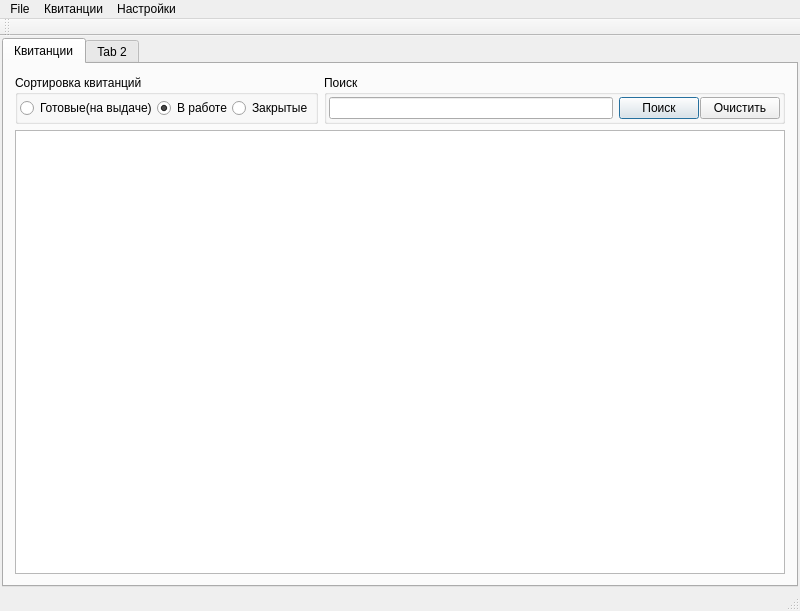
<?xml version="1.0" encoding="UTF-8"?>
<ui version="4.0">
 <class>MainWindow</class>
 <widget class="QMainWindow" name="MainWindow">
  <property name="geometry">
   <rect>
    <x>0</x>
    <y>0</y>
    <width>800</width>
    <height>611</height>
   </rect>
  </property>
  <property name="minimumSize">
   <size>
    <width>800</width>
    <height>600</height>
   </size>
  </property>
  <property name="windowTitle">
   <string>Service centre manager</string>
  </property>
  <widget class="QWidget" name="centralWidget">
   <layout class="QGridLayout" name="gridLayout">
    <property name="margin">
     <number>2</number>
    </property>
    <property name="spacing">
     <number>1</number>
    </property>
    <item row="0" column="0">
     <widget class="QTabWidget" name="tabWidget">
      <property name="currentIndex">
       <number>0</number>
      </property>
      <property name="movable">
       <bool>true</bool>
      </property>
      <widget class="QWidget" name="tab">
       <attribute name="title">
        <string>Квитанции</string>
       </attribute>
       <layout class="QGridLayout" name="gridLayout_4">
        <item row="0" column="0">
         <layout class="QHBoxLayout" name="horizontalLayout">
          <item>
           <widget class="QGroupBox" name="groupBoxSortReceipt">
            <property name="title">
             <string>Сортировка квитанций</string>
            </property>
            <layout class="QGridLayout" name="gridLayout_3">
             <property name="margin">
              <number>2</number>
             </property>
             <property name="spacing">
              <number>1</number>
             </property>
             <item row="0" column="0">
              <layout class="QHBoxLayout" name="horizontalLayout_4">
               <property name="spacing">
                <number>0</number>
               </property>
               <item>
                <widget class="QRadioButton" name="radioButtonReady">
                 <property name="text">
                  <string>Готовые(на выдаче)</string>
                 </property>
                </widget>
               </item>
               <item>
                <widget class="QRadioButton" name="radioButtonWorking">
                 <property name="text">
                  <string>В работе</string>
                 </property>
                 <property name="checked">
                  <bool>true</bool>
                 </property>
                </widget>
               </item>
               <item>
                <widget class="QRadioButton" name="radioButtonClosed">
                 <property name="text">
                  <string>Закрытые</string>
                 </property>
                </widget>
               </item>
              </layout>
             </item>
            </layout>
           </widget>
          </item>
          <item>
           <widget class="QGroupBox" name="groupBocSearchReceipt">
            <property name="title">
             <string>Поиск</string>
            </property>
            <layout class="QGridLayout" name="gridLayout_2">
             <property name="margin">
              <number>2</number>
             </property>
             <property name="spacing">
              <number>1</number>
             </property>
             <item row="0" column="0">
              <layout class="QHBoxLayout" name="horizontalLayout_3">
               <item>
                <layout class="QVBoxLayout" name="verticalLayout">
                 <property name="spacing">
                  <number>1</number>
                 </property>
                 <item>
                  <widget class="QLineEdit" name="lineEdit"/>
                 </item>
                </layout>
               </item>
               <item>
                <layout class="QHBoxLayout" name="horizontalLayout_2">
                 <property name="spacing">
                  <number>1</number>
                 </property>
                 <item>
                  <widget class="QPushButton" name="pushButtonSearch">
                   <property name="text">
                    <string>Поиск</string>
                   </property>
                   <property name="autoDefault">
                    <bool>true</bool>
                   </property>
                   <property name="default">
                    <bool>true</bool>
                   </property>
                  </widget>
                 </item>
                 <item>
                  <widget class="QPushButton" name="pushButtonSearchClear">
                   <property name="text">
                    <string>Очистить</string>
                   </property>
                  </widget>
                 </item>
                </layout>
               </item>
              </layout>
             </item>
            </layout>
           </widget>
          </item>
         </layout>
        </item>
        <item row="1" column="0">
         <widget class="QTreeView" name="treeViewTicket">
          <property name="horizontalScrollBarPolicy">
           <enum>Qt::ScrollBarAsNeeded</enum>
          </property>
          <property name="editTriggers">
           <set>QAbstractItemView::NoEditTriggers</set>
          </property>
          <property name="alternatingRowColors">
           <bool>true</bool>
          </property>
          <property name="selectionMode">
           <enum>QAbstractItemView::SingleSelection</enum>
          </property>
          <property name="selectionBehavior">
           <enum>QAbstractItemView::SelectRows</enum>
          </property>
         </widget>
        </item>
       </layout>
      </widget>
      <widget class="QWidget" name="tab_2">
       <attribute name="title">
        <string>Tab 2</string>
       </attribute>
      </widget>
     </widget>
    </item>
   </layout>
  </widget>
  <widget class="QMenuBar" name="menuBar">
   <property name="geometry">
    <rect>
     <x>0</x>
     <y>0</y>
     <width>800</width>
     <height>21</height>
    </rect>
   </property>
   <property name="defaultUp">
    <bool>false</bool>
   </property>
   <property name="nativeMenuBar">
    <bool>true</bool>
   </property>
   <widget class="QMenu" name="menuFile">
    <property name="title">
     <string>File</string>
    </property>
    <addaction name="actionConnect"/>
    <addaction name="actionDisconnect"/>
    <addaction name="separator"/>
    <addaction name="actionSettingsMenuClicked"/>
    <addaction name="separator"/>
    <addaction name="actionExitMenuClicked"/>
   </widget>
   <widget class="QMenu" name="menu">
    <property name="title">
     <string>Квитанции</string>
    </property>
    <widget class="QMenu" name="menu_2">
     <property name="title">
      <string>Печать</string>
     </property>
     <addaction name="actionPrintTicket"/>
     <addaction name="action_12"/>
     <addaction name="action_13"/>
    </widget>
    <addaction name="actionOnAddReceiptClicked"/>
    <addaction name="actionOnJobListClicked"/>
    <addaction name="actionCloseTicket"/>
    <addaction name="menu_2"/>
   </widget>
   <widget class="QMenu" name="menu_3">
    <property name="title">
     <string>Настройки</string>
    </property>
    <addaction name="actionBranchTriggered"/>
   </widget>
   <addaction name="menuFile"/>
   <addaction name="menu"/>
   <addaction name="menu_3"/>
  </widget>
  <widget class="QToolBar" name="mainToolBar">
   <attribute name="toolBarArea">
    <enum>TopToolBarArea</enum>
   </attribute>
   <attribute name="toolBarBreak">
    <bool>false</bool>
   </attribute>
  </widget>
  <widget class="QStatusBar" name="statusBar"/>
  <action name="actionConnect">
   <property name="text">
    <string>Подключиться</string>
   </property>
  </action>
  <action name="actionDisconnect">
   <property name="text">
    <string>Отключиться</string>
   </property>
  </action>
  <action name="actionSettingsMenuClicked">
   <property name="text">
    <string>Настройки</string>
   </property>
  </action>
  <action name="actionExitMenuClicked">
   <property name="text">
    <string>Выход</string>
   </property>
  </action>
  <action name="actionOnAddReceiptClicked">
   <property name="text">
    <string>Добавить</string>
   </property>
  </action>
  <action name="actionOnJobListClicked">
   <property name="text">
    <string>Список работ</string>
   </property>
  </action>
  <action name="actionCloseTicket">
   <property name="text">
    <string>Закрыть</string>
   </property>
  </action>
  <action name="actionPrintTicket">
   <property name="text">
    <string>Квитанция</string>
   </property>
  </action>
  <action name="action_12">
   <property name="text">
    <string>Акт выполненных работ</string>
   </property>
  </action>
  <action name="action_13">
   <property name="text">
    <string>Приходный кассовый ордер</string>
   </property>
  </action>
  <action name="actionBranchTriggered">
   <property name="text">
    <string>Филиалы</string>
   </property>
  </action>
 </widget>
 <layoutdefault spacing="6" margin="11"/>
 <tabstops>
  <tabstop>lineEdit</tabstop>
  <tabstop>pushButtonSearch</tabstop>
  <tabstop>pushButtonSearchClear</tabstop>
  <tabstop>radioButtonReady</tabstop>
  <tabstop>radioButtonWorking</tabstop>
  <tabstop>radioButtonClosed</tabstop>
  <tabstop>treeViewTicket</tabstop>
  <tabstop>tabWidget</tabstop>
 </tabstops>
 <resources/>
 <connections/>
</ui>
